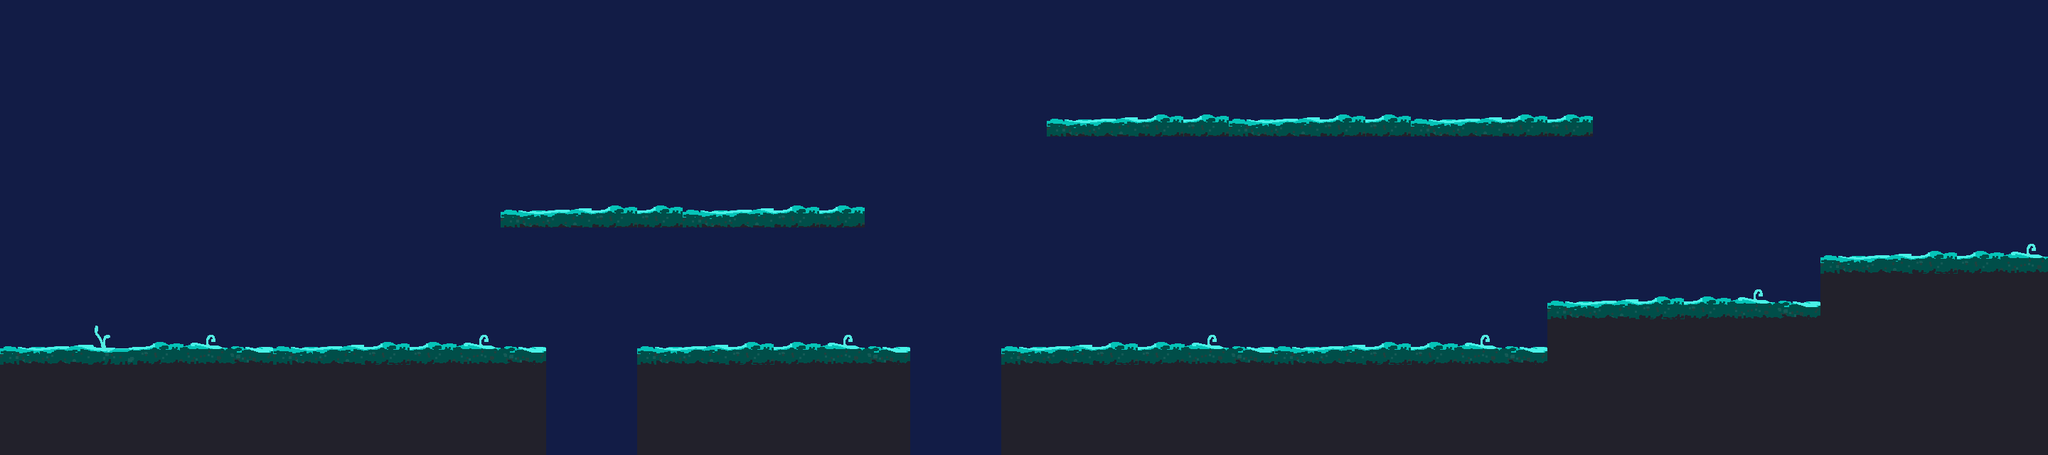

This game map was drawn from its Tiled (.tmx) file and the tilesets committed beside it. A one-line description and the trimmed map source follow:
An orthogonal 45x10 tile map with 64x64 px tiles, 1 tile layer (ViewLayer) and 3 objects (Hero).

<map version="1.0" orientation="orthogonal" width="45" height="10" tilewidth="64" tileheight="64">
 <tileset firstgid="1" name="tileset" tilewidth="64" tileheight="64">
  <image source="tileset.png" width="384" height="384" />
 </tileset>
 <layer name="ViewLayer" width="45" height="10">
  <data>[450 cells, 450 non-empty, 19 distinct tile ids]</data>
 </layer>
 <objectgroup name="Ground" width="45" height="10">
  <object x="0" y="485">
   <polygon points="0,0 771,1 768,155 0,155" />
  </object>
  <object x="704" y="323">
   <polygon points="0,0 513,-4 512,-33 0,-32" />
  </object>
 </objectgroup>
 <objectgroup name="Player" width="45" height="10">
  <object name="Hero" x="128" y="256">
   <polygon points="0,0 64,0 64,64 0,64" />
  </object>
 </objectgroup>
</map>
